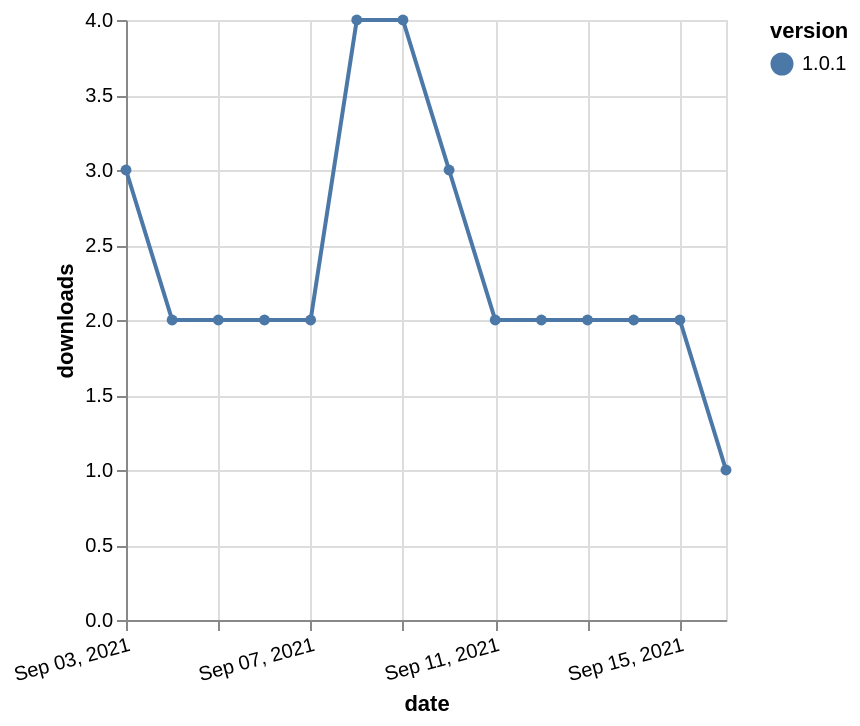

Write the Vega-Lite specification saved for this chart.
### Vega-Lite specification from a JSON file in a GitHub repository (floating-point values rounded to 4 significant figures)
{"$schema": "https://vega.github.io/schema/vega-lite/v5.json", "description": "A simple bar chart with embedded data.", "data": {"values": [{"date": "2021-09-03", "total": 490, "delta": 3, "version": "1.0.1"}, {"date": "2021-09-04", "total": 492, "delta": 2, "version": "1.0.1"}, {"date": "2021-09-05", "total": 494, "delta": 2, "version": "1.0.1"}, {"date": "2021-09-06", "total": 496, "delta": 2, "version": "1.0.1"}, {"date": "2021-09-07", "total": 498, "delta": 2, "version": "1.0.1"}, {"date": "2021-09-08", "total": 502, "delta": 4, "version": "1.0.1"}, {"date": "2021-09-09", "total": 506, "delta": 4, "version": "1.0.1"}, {"date": "2021-09-10", "total": 509, "delta": 3, "version": "1.0.1"}, {"date": "2021-09-11", "total": 511, "delta": 2, "version": "1.0.1"}, {"date": "2021-09-12", "total": 513, "delta": 2, "version": "1.0.1"}, {"date": "2021-09-13", "total": 515, "delta": 2, "version": "1.0.1"}, {"date": "2021-09-14", "total": 517, "delta": 2, "version": "1.0.1"}, {"date": "2021-09-15", "total": 519, "delta": 2, "version": "1.0.1"}, {"date": "2021-09-16", "total": 520, "delta": 1, "version": "1.0.1"}]}, "width": "container", "mark": {"type": "line", "point": {"filled": true}}, "encoding": {"x": {"field": "date", "type": "temporal", "timeUnit": "yearmonthdate", "title": "date", "axis": {"labelAngle": -15}}, "y": {"field": "delta", "type": "quantitative", "title": "downloads"}, "color": {"field": "version", "type": "nominal"}, "tooltip": {"field": "delta"}}}
